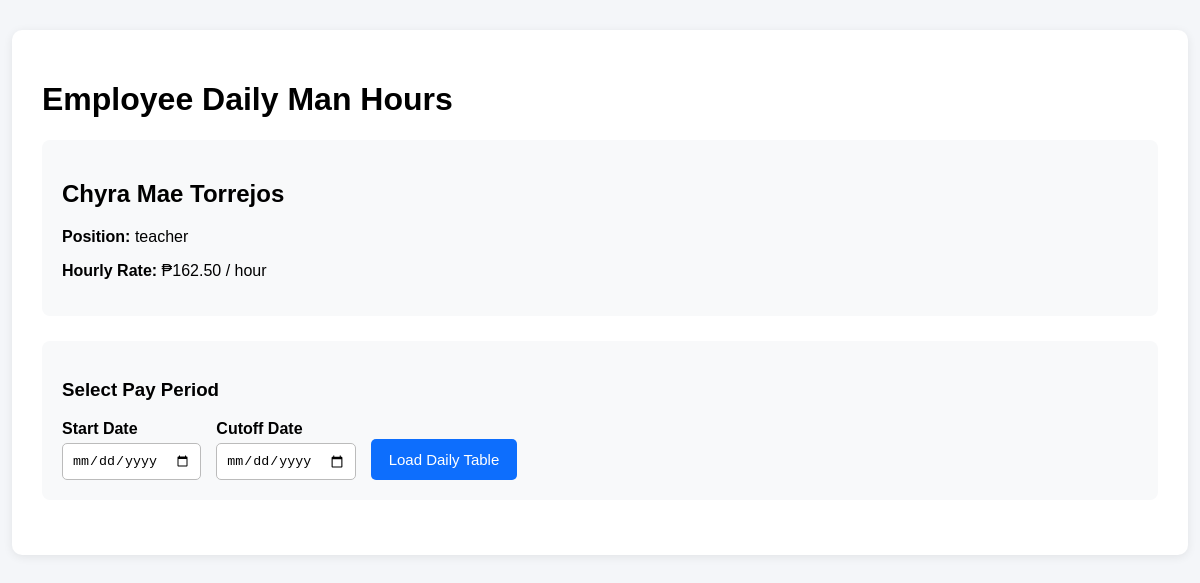
The page /attendance.php?id=3 on the database its author committed.
### tables this page shows
CREATE TABLE `employees` (
  `id` int(11) NOT NULL,
  `name` varchar(100) NOT NULL,
  `email` varchar(100) NOT NULL,
  `position` varchar(100) NOT NULL,
  `hourly_rate` decimal(10,2) NOT NULL
);

### attendance.php (the view, shortened to what this page needs)
<?php
include "db.php";
$employee_id = (int) $_GET["id"];
$stmt = mysqli_prepare(
    $conn,
    "SELECT * FROM employees WHERE id = ?"
);
mysqli_stmt_bind_param(
    $stmt,
    "i",
    $employee_id
);
mysqli_stmt_execute($stmt);
$result = mysqli_stmt_get_result($stmt);
$employee = mysqli_fetch_assoc($result);
$cutoff_start = $_GET["start"] ?? "";
$cutoff_end   = $_GET["end"] ?? "";
?>
<!DOCTYPE html>
<html lang="en">
<head>
</head>
<body>
<div class="container">
<h1>
Employee Daily Man Hours
</h1>
<div class="employee-info">
<h2>
<?php
echo htmlspecialchars(
    $employee["name"]
);
?>
</h2>
<p>
<strong>
Position:
</strong>
<?php
echo htmlspecialchars(
    $employee["position"]
);
?>
</p>
<p>
<strong>
Hourly Rate:
</strong>
₱<?php
echo number_format(
    (float)$employee["hourly_rate"],
    2
);
?> / hour
</p>
</div>
<div class="cutoff-box">
<h3>
Select Pay Period
</h3>
<form
    method="GET"
    class="cutoff-form"
>
<div class="field">
<label>
Start Date
</label>
<input
    type="date"
    name="start"
    value="<?php
        echo htmlspecialchars(
            $cutoff_start
        );
    ?>"
    required
>
</div>
<div class="field">
<label>
Cutoff Date
</label>
<input
    type="date"
    name="end"
    value="<?php
        echo htmlspecialchars(
            $cutoff_end
        );
    ?>"
    required
>
</div>
<button
    type="submit"
    class="btn blue"
>
Load Daily Table
</button>
</form>
</div>
</div>
</body>
</html>

### attendance.php (style rules this page uses)
* { box-sizing: border-box; }
body { margin: 0; background: #f4f6f9; font-family: Arial, Helvetica, sans-serif; }
.container { width: 98%; max-width: 1450px; margin: 30px auto; padding: 30px; background: white; border-radius: 10px; box-shadow: 0 2px 10px rgba(0,0,0,.08); }
.employee-info, .cutoff-box, .summary { padding: 20px; margin-bottom: 25px; background: #f8f9fa; border-radius: 8px; }
.cutoff-form { display: flex; align-items: end; gap: 15px; flex-wrap: wrap; }
.field { display: flex; flex-direction: column; gap: 5px; }
.field label { font-weight: bold; }
input, select { padding: 9px; border: 1px solid #bbb; border-radius: 5px; }
.btn { padding: 12px 18px; border: none; border-radius: 5px; text-decoration: none; cursor: pointer; font-size: 15px; }
.blue { background: #0d6efd; color: white; }

### rows shown on the page
employees: name "Chyra Mae Torrejos", position "teacher", hourly_rate "162.50"
